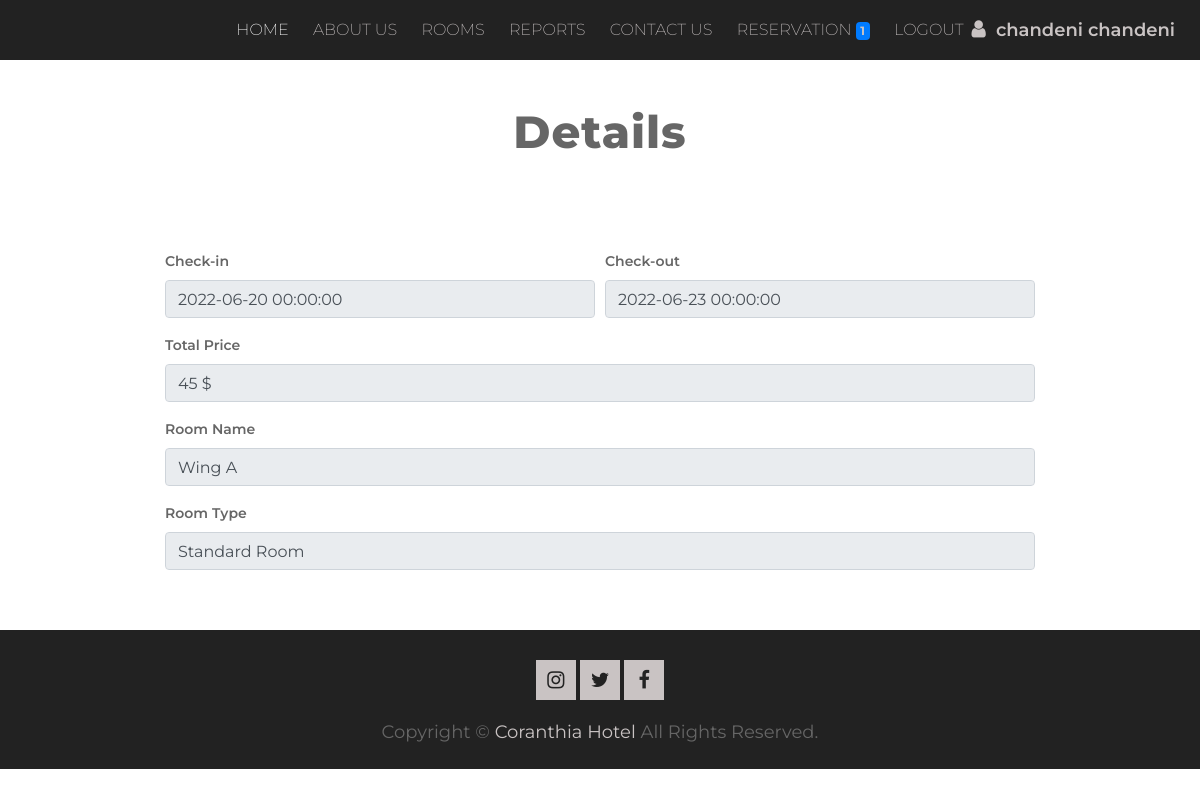
/view.php?res_id=11 (signed in), run on the app's committed database.
### tables this page shows
CREATE TABLE `tblroom` (
  `ROOMID` int(11) NOT NULL,
  `ROOMNUM` int(11) NOT NULL,
  `ACCOMID` int(11) NOT NULL,
  `ROOM` varchar(30) NOT NULL,
  `ROOMDESC` varchar(255) NOT NULL,
  `NUMPERSON` int(11) NOT NULL,
  `PRICE` double NOT NULL,
  `ROOMIMAGE` varchar(255) NOT NULL,
  `OROOMNUM` int(11) NOT NULL,
  `RoomTypeID` int(11) NOT NULL,
  `room_status` int(11) NOT NULL DEFAULT 0
);

CREATE TABLE `tblreservation` (
  `RESERVEID` int(11) NOT NULL,
  `CONFIRMATIONCODE` varchar(50) NOT NULL DEFAULT '0',
  `TRANSDATE` date NOT NULL,
  `ROOMID` int(11) NOT NULL,
  `ARRIVAL` datetime NOT NULL,
  `DEPARTURE` datetime NOT NULL,
  `RPRICE` double NOT NULL,
  `GUESTID` int(11) NOT NULL,
  `PRORPOSE` varchar(30) NOT NULL,
  `STATUS` int(11) NOT NULL DEFAULT 0,
  `BOOKDATE` datetime NOT NULL,
  `REMARKS` text NOT NULL,
  `USERID` int(11) NOT NULL,
  `USER_VIEW` int(11) NOT NULL DEFAULT 0
);

CREATE TABLE `tblaccomodation` (
  `ACCOMID` int(11) NOT NULL,
  `ACCOMODATION` varchar(30) NOT NULL,
  `ACCOMDESC` varchar(90) NOT NULL
);

### function.php (called while the page is built, shortened)
<?php
$conn = mysqli_connect("localhost","root","","dragonhousedb");
mysqli_set_charset($conn,'UTF8');
mysqli_query($conn,"SET NAMES 'utf8'");
mysqli_query($conn,'SET CHARACTER SET utf8');
function Get_detils($res_id){
	global $conn;
	$sql = "SELECT * FROM `tblroom`r,`tblaccomodation`c ,`tblreservation`rs where r.ACCOMID = c.ACCOMID and rs.ROOMID = r.ROOMID and rs.RESERVEID = $res_id ";
	if($query = mysqli_query($conn,$sql))
	{
	$res  = mysqli_fetch_array($query);
	return $res;
	}
else
	{
	echo $sql;die;
	}
}
?>

### view.php (the view, shortened to what this page needs)
<?php    include('header.php'); ?>
<?php
if(isset($_GET['res_id'])){
    $res_id = $_GET['res_id'];
    $get_detils = Get_detils($res_id);
}
?>
        <div id="contact">
            <div class="container">
                <div class="section-header">
                    <h2>Details</h2>
                </div>
                <div class="row">
                    <div class="col-md-12">
                        <div class="row contact-info">
                            <div class="col-md-4">
                            </div>
                            <div class="col-md-4">
                            </div>
                            <div class="col-md-4">
                            </div>
                        </div>
                    </div>
                    <div class="col-md-12">
                        <div class="contact-form">
                            <form name="sentMessage" id="contactForm" novalidate="novalidate">
                                <div class="form-row">
                                    <div class="control-group col-sm-6">
                                        <label>Check-in</label>
                                        <input type="" class="form-control" readonly value="<?php  echo $get_detils['ARRIVAL'];    ?>" id="name" placeholder="E.g. John Sina" required="required" data-validation-required-message="Please enter your name" />
                                    </div>
                                    <div class="control-group col-sm-6">
                                        <label>Check-out</label>
                                        <input type="" class="form-control" readonly value="<?php  echo $get_detils['DEPARTURE'];    ?>"    id="email"  placeholder="E.g. email@example.com" required="required" data-validation-required-message="Please enter your email" />
                                    </div>
                                </div>
                                <div class="control-group">
                                    <label>Total Price</label>
                                    <input type="" class="form-control" readonly value="<?php  echo $get_detils['RPRICE'];    ?> $"  id="subject" placeholder="E.g. Room Booking" required="required" data-validation-required-message="Please enter a subject" />
                                </div>
                                <div class="control-group">
                                    <label>Room Name</label>
                                    <input type="" class="form-control" readonly value="<?php  echo $get_detils['ROOM'];    ?>" id="subject" placeholder="E.g. Room Booking" required="required" data-validation-required-message="Please enter a subject" />
                                </div>
                                <div class="control-group">
                                    <label>Room Type</label>
                                    <input type="" class="form-control"  readonly value="<?php  echo $get_detils['ACCOMODATION'];    ?>" id="subject" placeholder="E.g. Room Booking" required="required" data-validation-required-message="Please enter a subject" />
                                </div>
                            </form>
                        </div>
                    </div>
                </div>
            </div>
        </div>
        <?php    include('footer.php'); ?>

### css/hover-style.css (style rules this page uses)
body { background-color:#f1f1f2 }

### css/style.css (style rules this page uses)
* { box-sizing: border-box; }
body { color: #666; font-family: 'Montserrat', sans-serif; font-weight: 400; background: #ffffff; }
h1, h2, h3, h4, h5, h6 { margin: 0; padding: 0; color: #666; font-weight: 700; }
.section-header { position: relative; max-width: 700px; margin: 0 auto; text-align: center; margin-bottom: 45px; }
.section-header h2 { font-size: 45px; font-weight: 800; letter-spacing: 1px; margin-bottom: 15px; }
#contact { position: relative; padding: 45px 0; }
#contact .container { max-width: 900px; }
#contact .contact-info { margin-bottom: 30px; }
#contact .contact-form { position: relative; }
#contact label { font-size: 14px; font-weight: 600; }

### data on the page
tblroom: ARRIVAL "2022-06-20 00:00:00", DEPARTURE "2022-06-23 00:00:00", RPRICE "45 $", ROOM "Wing A", ACCOMID.ACCOMODATION "Standard Room"

### other printed values
$_SESSION['user_name'] "chandeni chandeni"
$num_rows "1"
